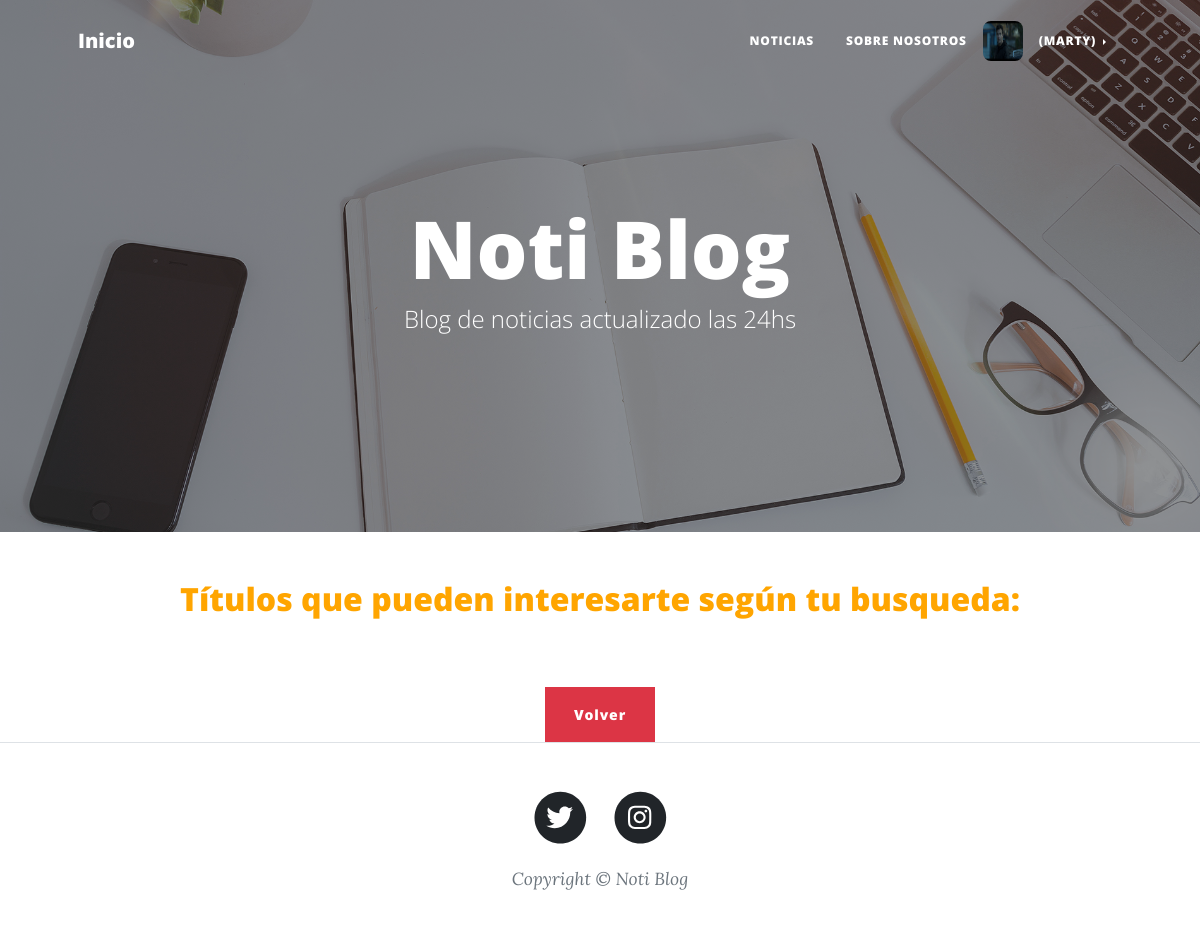
Page /PlayApp/publicaciones_busc/ (signed in) on the committed database.
### PlayApp/models.py (models this page shows, shortened)
class Usuario(AbstractBaseUser):
    TIPO_USUARIO = [
        ("ADMIN","Admin"),
        ("LECTOR","Lector"),
        ("AUTOR","Autor"),
    ]
    username = models.CharField(max_length=40, unique=True)
    nombre = models.CharField(max_length=40)
    apellido = models.CharField(max_length=40)
    email = models.EmailField(max_length=254, verbose_name="email", unique=True)
    avatar = models.ImageField(upload_to=upload_avatar, null=True, blank=True)
    tipo = models.CharField(max_length=6, choices=TIPO_USUARIO, default="LECTOR")
    date_joined = models.DateTimeField(verbose_name="Fecha de Registro", auto_now_add=True)
    last_login = models.DateTimeField(verbose_name="Ultima Conexión", auto_now=True)
    is_admin = models.BooleanField(default=False)
    is_active = models.BooleanField(default=True)
    is_staff = models.BooleanField(default=False)
    is_superuser = models.BooleanField(default=False)
    USERNAME_FIELD = "username"
    REQUIRED_FIELDS = ["nombre", "apellido", "email", "avatar", "tipo"] #No pongo 'username' porque ya es requerido al ser USERNAME_FIELD (dato usado para loggearse).
    objects = Manager_Usuario()

### PlayApp/views.py (the view)
# urls.py: path("publicaciones_busc/", views.publicaciones_busc, name = "Publicaciones Busc"),
@login_required
def publicaciones_busc(request):
    return render(request, "PlayApp/T04.2-publicaciones_busc.html")

### PlayApp/Templates/PlayApp/T04.2-publicaciones_busc.html (shortened to what this page needs)
{% extends "PlayApp/T01-view.html" %}
{% load static %}
{% block ContenidoTemplate %}
<body style="text-align:center">
    <h2 style="color: orange;">Títulos que pueden interesarte según tu busqueda:</h2>
    <br><br><input class="btn btn-danger" type="button" value="Volver" onclick="history.back()">
</body>
{% endblock %}

### PlayApp/Templates/PlayApp/T01-view.html (shortened to what this page needs)
<!DOCTYPE html>
<html lang="es">
    <head>
        {% load static %}
        <link href="{% static 'PlayApp/css/styles.css' %}" rel="stylesheet" />
    </head>
    <body>
        <nav class="navbar navbar-expand-lg navbar-light" id="mainNav">
            <div class="container px-4 px-lg-5">
                <a class="navbar-brand" href="{% url 'Inicio' %}">Inicio</a>
                <div class="collapse navbar-collapse" id="navbarResponsive">
                    <ul class="navbar-nav ms-auto py-4 py-lg-0">
                        <li class="nav-item"><a class="nav-link px-lg-3 py-3 py-lg-4" href="{% url 'Publicaciones' %}">Noticias</a></li>
                        <li class="nav-item"><a class="nav-link px-lg-3 py-3 py-lg-4" href="{% url 'Sobre Nosotros' %}">Sobre Nosotros</a></li>
                        {% if request.user.is_authenticated %}
                            {%  if request.user.avatar %}
                                <img src="http://127.0.0.1:8000/PlayApp{{ request.user.avatar.url }}" style="display: block;width: 40px;height: 40px;margin: auto;border-radius:20%" class="card-img">
                            {% else%}
                                <img src="{% static 'PlayApp/assets/img/avatar-default.png' %}" style="display: block;width: 40px;height: 40px;margin: auto; border-radius:20%;" class="card-img">
                            {% endif %}
                            <li class="nav-item dropdown dropend">
                                <a class="nav-link dropdown-toggle px-lg-3 py-3 py-lg-4" href="#" id="navbarDarkDropdownMenuLink" role="button" data-bs-toggle="dropdown" aria-expanded="false">
                                    ({{request.user.username}})
                                </a>
                            </li>
                            {% else %}
                                <li class="nav-item"><a class="nav-link px-lg-3 py-3 py-lg-4" href="{% url 'Usuario' %}">Ingrese</a></li>
                        {% endif %}
                    </ul>
                </div>
            </div>
        </nav>
        <header class="masthead" style="background-image: url('/static/PlayApp/assets/img/home-bg.jpg' )">
            <div class="container position-relative px-4 px-lg-5">
                <div class="row gx-4 gx-lg-5 justify-content-center">
                    <div class="col-md-10 col-lg-8 col-xl-7">
                        <div class="site-heading">
                            <h1>Noti Blog</h1>
                            <span class="subheading">Blog de noticias actualizado las 24hs</span>
                        </div>
                    </div>
                </div>
            </div>
        </header>
       {% block ContenidoTemplate %}
       {% endblock %}
        <footer class="border-top">
            <div class="container px-4 px-lg-5">
                <div class="row gx-4 gx-lg-5 justify-content-center">
                    <div class="col-md-10 col-lg-8 col-xl-7">
                        <ul class="list-inline text-center">
                            <li class="list-inline-item">
                                <a href="https://twitter.com/NotiBlog_django">
                                    <span class="fa-stack fa-lg">
                                        <i class="fas fa-circle fa-stack-2x"></i>
                                        <i class="fab fa-twitter fa-stack-1x fa-inverse"></i>
                                    </span>
                                </a>
                            </li>
                            <li class="list-inline-item">
                                <a href="https://www.instagram.com/noti.blog.django/">
                                    <span class="fa-stack fa-lg">
                                        <i class="fas fa-circle fa-stack-2x"></i>
                                        <i class="fab fa-instagram fa-stack-1x fa-inverse"></i>
                                    </span>
                                </a>
                            </li>
                        </ul>
                        <div class="small text-center text-muted fst-italic">Copyright &copy; Noti Blog</div>
                    </div>
                </div>
            </div>
        </footer>
    </body>
</html>

### rows in the picture
Usuario: user.avatar (picture), user.username "MARTY"
